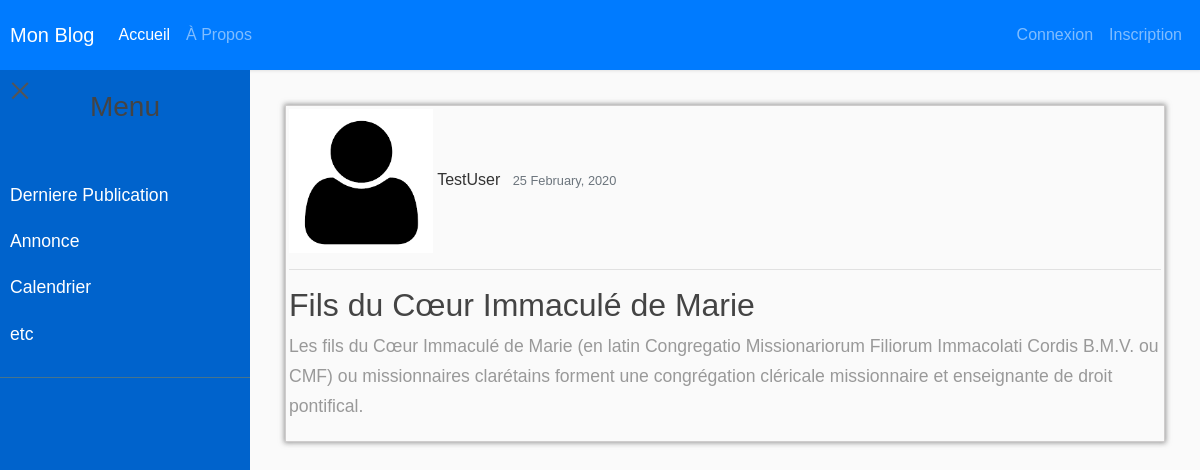
/post/16/, run on the app's committed database.
### blog/models.py (models this page shows, shortened)
class Post(models.Model):
    title = models.CharField(max_length=100)
    content = models.TextField()
    date_posted = models.DateTimeField(default=timezone.now)
    author = models.ForeignKey(User, on_delete=models.CASCADE)

### users/models.py (models this page shows, shortened)
class Profile(models.Model):
    user = models.OneToOneField(User, on_delete=models.CASCADE)
    image = models.ImageField(default='default.jpg', upload_to='profile_pics')

### blog/views.py (the view)
# urls.py: path('post/<int:pk>/', PostDetailView.as_view(), name='post-detail'),
class PostDetailView(DetailView):
    model = Post

### blog/templates/blog/post_detail.html (shortened to what this page needs)
{% extends "blog/base.html" %}
{% block content %}
<article class="media content-section">
    <div class="media-body">
        <div class="article-metadata">
            <img class="img-circle" src="{{ post.author.profile.image.url }}" alt='Photo de profil' height="auto"
                width="144" />
            <a class="mr-2"href="{% url 'user-posts' object.author.username %}">{{ object.author }}</a>
            <small class="text-muted">{{ object.date_posted | date:"d F, Y " }}</small>
            <hr />
        </div>
        <h2 class="article-title">{{ object.title }}</h2>
        <p class="article-content">{{ object.content }}</p>
    </div>
</article>
{% endblock content %}

### blog/static/blog/main.css (style rules this page uses)
h1, h2, h3, h4, h5, h6 { color: #444444; }
.media-body { border: 1px solid rgb(206, 204, 204); margin-bottom: 20px; margin: 15px; padding: 3px; box-shadow: 0px 0px 5px 1px rgba(119, 119, 119, 0.75); }
body { font-family: 'Poppins', sans-serif; background: #fafafa; color: #333333; }
p { font-family: 'Poppins', sans-serif; font-size: 1.1em; font-weight: 300; line-height: 1.7em; color: #999; }
a, a:hover, a:focus { color: inherit; text-decoration: none; transition: all 0.3s; }

### data on the page
Post: author.profile.image (placeholder picture), author "TestUser", date_posted "25 February, 2020", title "Fils du Cœur Immaculé de Marie", content "Les fils du Cœur Immaculé de Marie (en latin Congregatio Missionariorum Filiorum Immacolati Cordis B.M.V. ou CMF) ou missionnaires clarétains forment une congrégation cléricale missionnaire et enseignante de droit pontifical."
